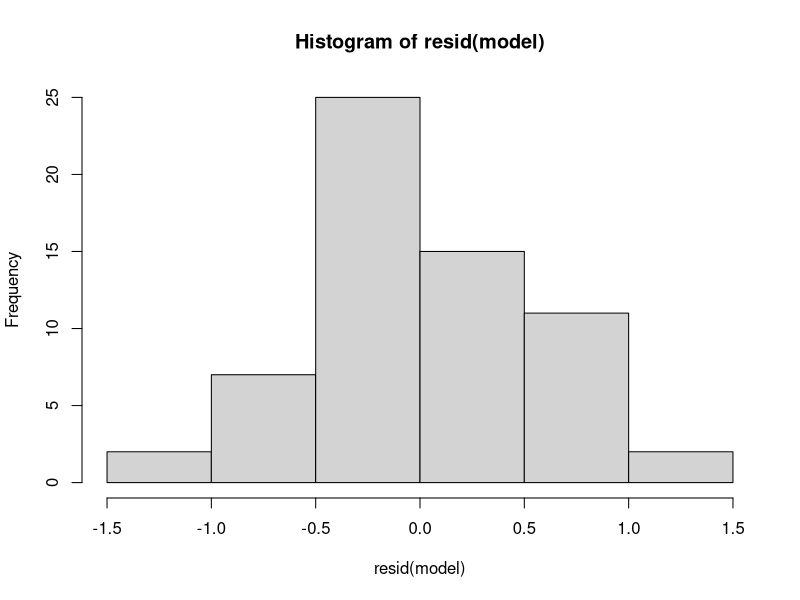
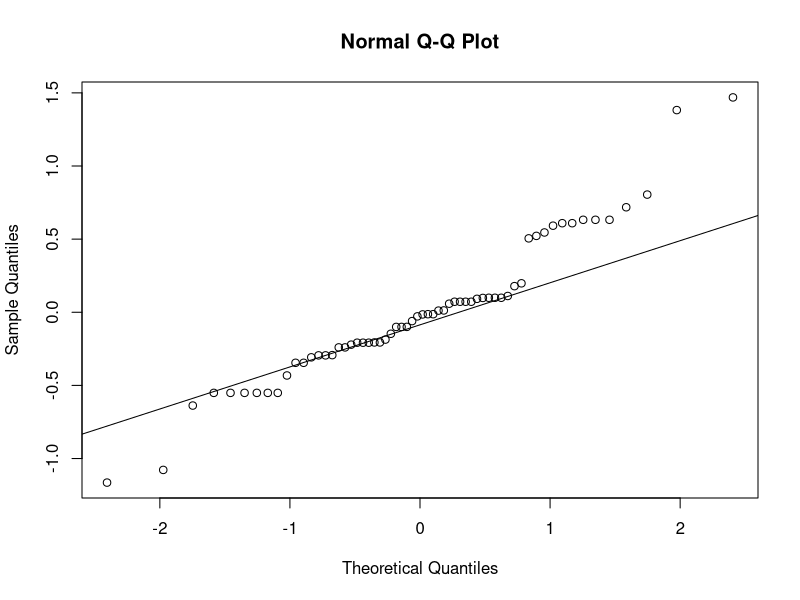
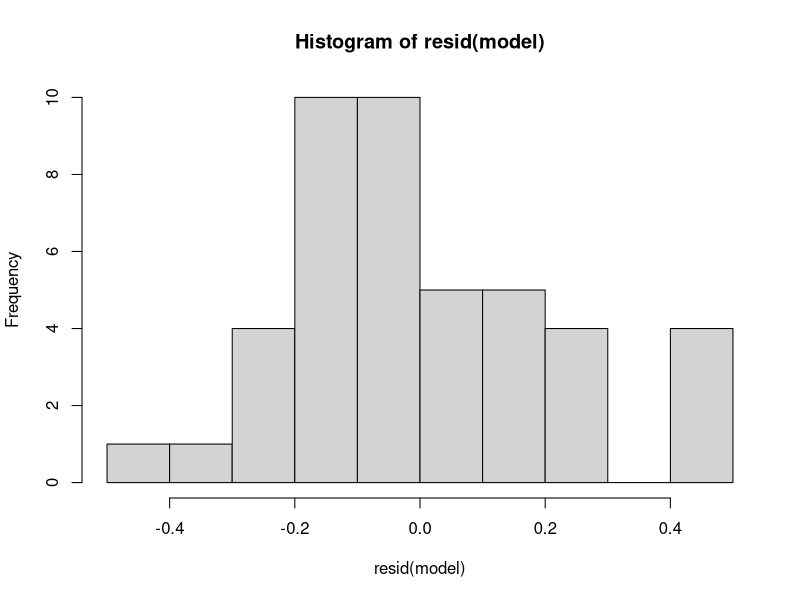
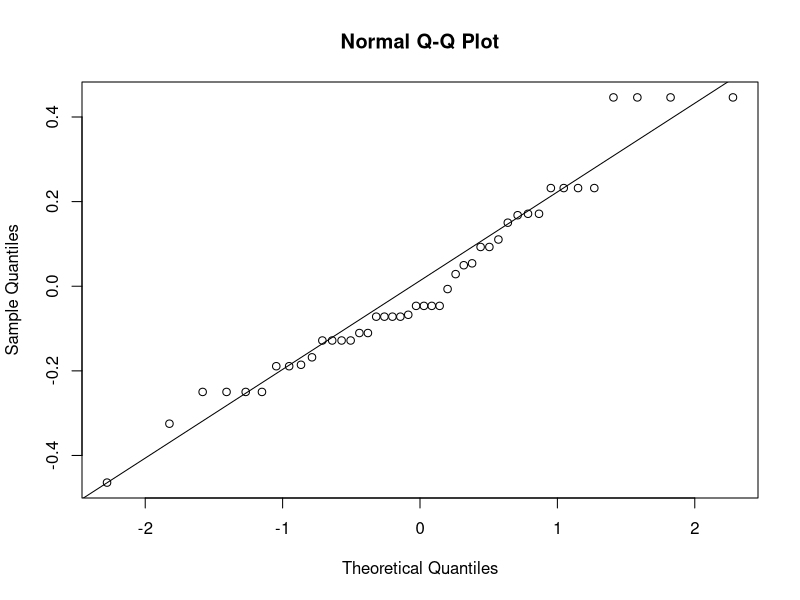
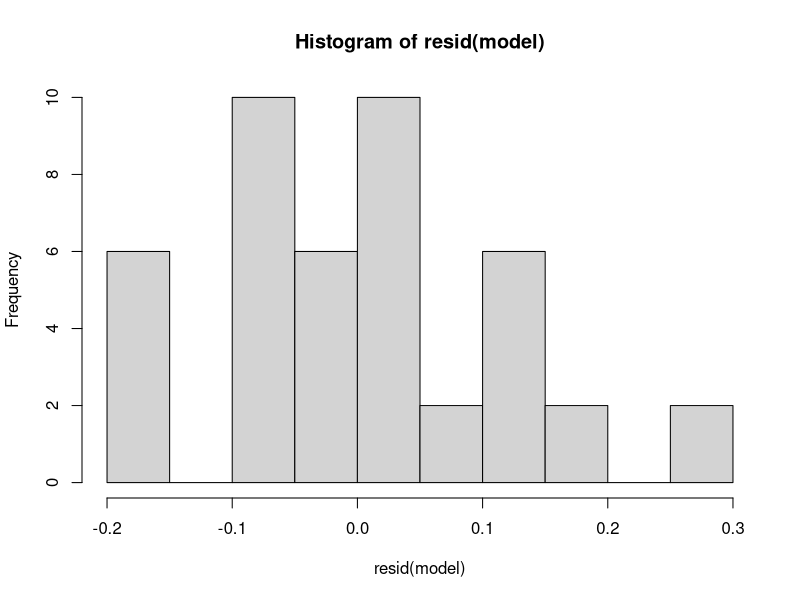
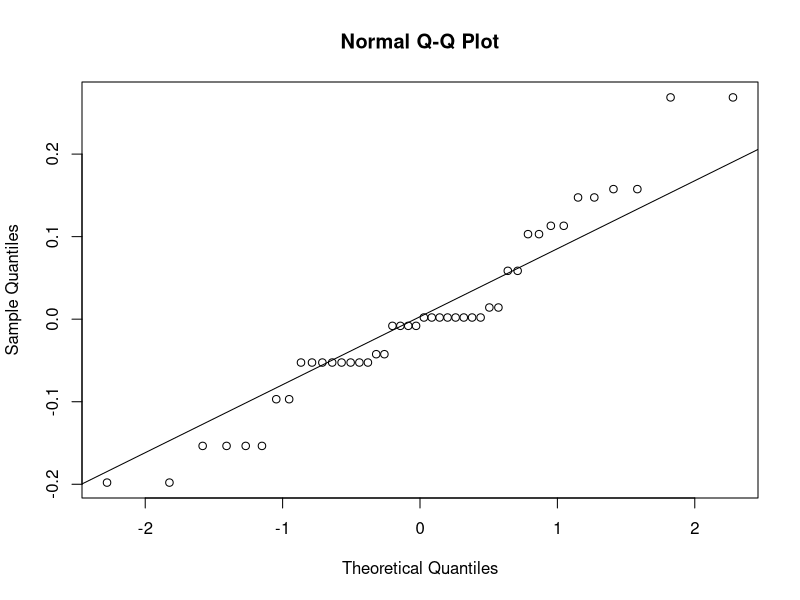
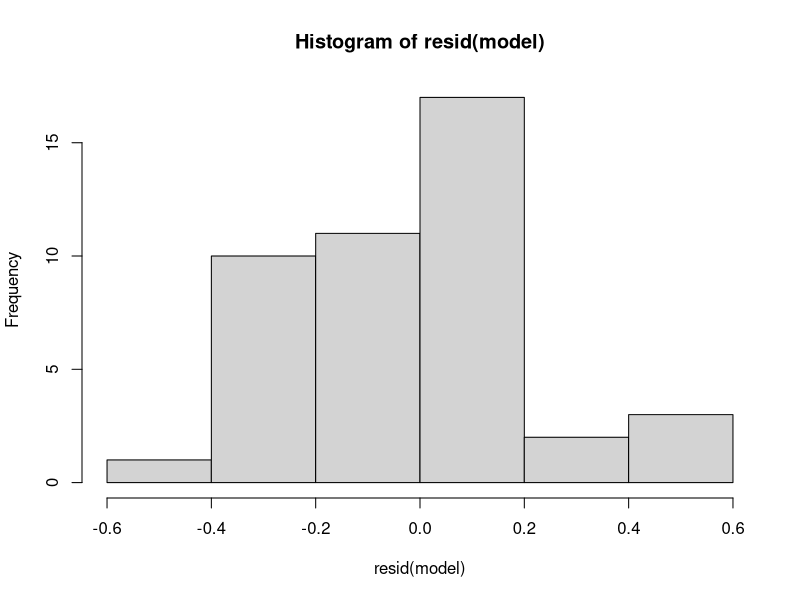
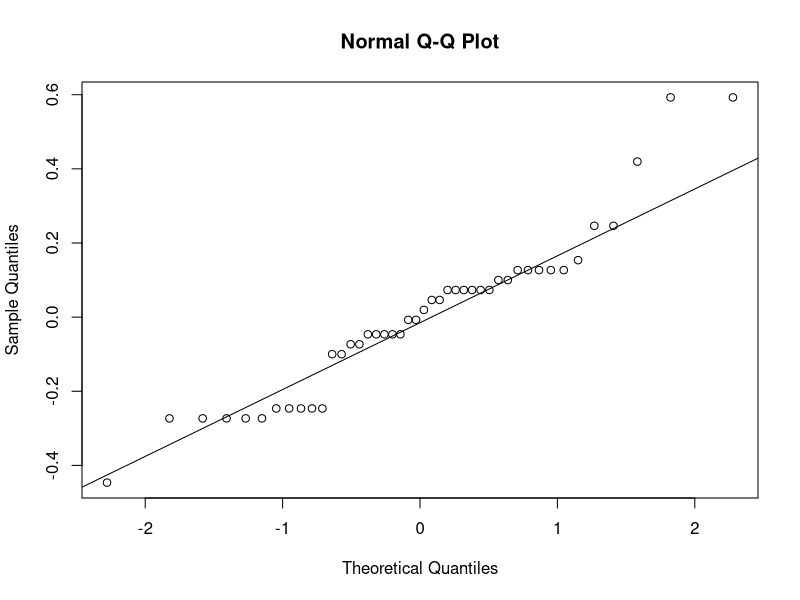

These figures' R source, in order:
##########################################################################
## Associated paper: Nelson, A.S., M. Gelambi, E. Morales-M., and S.R. Whitehead. 2023. Fruit secondary 
## metabolites mediate the quantity and quality of a seed dispersal mutualism. Ecology.
## File: Effect of amides on seed dispersal quality (Obj. 2)
## Corresponding author: Annika S. Nelson (University of California, Irvine; annikasn@uci.edu)
##########################################################################

## README ----
# This script is divided into the following sections:
# 1. Preliminaries
#    1.1 Load required packages
#    1.2 Set working directory
#    1.3 Import data
# 2. Test for the effects of amide extracts on seed dispersal distance
# 3. Test for the effects of amide extracts on seed removal from feeding dish
# 4. Test for the effects of amide extracts on seeds being cleaned from fruit pulp
# 5. Test for the effect of amide extracts on seeds being redispersed outside of the nest
# 6. Data visualization
#    6.1 Make Figure 4

##########################################################################
## 1. Preliminaries ----
##########################################################################
## 1.1 Load required packages ----
library(dplyr)
library(lmerTest)
library(ggplot2)

## 1.2 Set working directory ----
setwd() # Choose your working directory based on where the data files are saved

## 1.3 Import and clean data ----

# Import Dispersal distance data
distance_data <- read.csv("Obj2_Dispersal_Distance.csv", header = T, na.strings = "")

# Set station and treatment as factors
distance_data$station <- as.factor(as.character(distance_data$station))
distance_data$treatment <- as.factor(as.character(distance_data$treatment))

# Order the levels of treatment
distance_data$treatment <- ordered(distance_data$treatment, levels = c("Ethanol","2% amides"))

# Set dispersal distance as numeric variables
distance_data$dispersal.distance <- as.numeric(as.character(distance_data$dispersal.distance))


# Import lab colony data
lab_data <- read.csv("Obj2_Lab_Data.csv", header = T, na.strings = "")

# Set ant colony and treatment as factors
lab_data$colony <- as.factor(as.character(lab_data$colony))
lab_data$treatment <- as.factor(as.character(lab_data$treatment))

# Order the levels of treatment
lab_data$treatment <- ordered(lab_data$treatment, levels = c("Ethanol","2% amides"))

# Set the proportions of seeds removed, redispersed, and cleaned as numeric variables
lab_data$prop.seeds.removed <- as.numeric(as.character(lab_data$prop.seeds.removed))
lab_data$prop.seeds.redispersed <- as.numeric(as.character(lab_data$prop.seeds.redispersed))
lab_data$prop.seeds.cleaned <- as.numeric(as.character(lab_data$prop.seeds.cleaned))

##########################################################################
## 2. Test for the effects of amide extracts on seed dispersal distance ----
##########################################################################

# Linear mixed effects model testing for the effects of amides on seed dispersal distance by ants
model <- lmer(dispersal.distance ~ treatment + (1|station), data = distance_data)

# Test for normality of residuals
shapiro.test(resid(model))
hist(resid(model))
qqnorm(resid(model))
qqline(resid(model))

# F test for statistical significance
anova(model, test.statistic = "F")

##########################################################################
## 3. Test for the effects of amide extracts on seed removal from feeding dish ----
##########################################################################

# Linear mixed effects model testing for the effects of amides on seed removal from the feeding dish
model <- lmer(prop.seeds.removed ~ treatment + (1|colony), data = lab_data)

# Test for normality of model residuals
shapiro.test(resid(model))
hist(resid(model))
qqnorm(resid(model))
qqline(resid(model))

# F Test for statistical significance
anova(model, test.statistic = "F")

##########################################################################
## 4. Test for the effects of amide extracts on seeds being cleaned from fruit pulp ----
##########################################################################

# Linear mixed effects model testing for the effects of amides on seeds being cleaned from fruit pulp
model <- lmer(prop.seeds.cleaned ~ treatment + (1|colony), data = lab_data)

# Test for normality of model residuals
hist(resid(model))
shapiro.test(resid(model))
qqnorm(resid(model))
qqline(resid(model))

# F Test for statistical significance
anova(model)

##########################################################################
## 5. Test for the effect of amide extracts on seeds being redispersed outside of the nest ----
##########################################################################

# Linear mixed effects model testing for the effects of amides on seed redispersal back outside of the nest
model <- lmer(prop.seeds.redispersed ~ treatment + (1|colony), data = lab_data)

# Test for normality of model residuals
hist(resid(model))
shapiro.test(resid(model))
qqnorm(resid(model))
qqline(resid(model))

# F test for statistical significance
anova(model)

##########################################################################
## 6. Data visualization ----
##########################################################################
## Make Figure 4 ----

# Fig 4a
fig4a <- ggplot(distance_data, aes(x = treatment, y = dispersal.distance)) + 
  geom_boxplot(outlier.shape = NA) + 
  geom_point(position = position_jitter(height = 0, width = 0.1)) + theme_classic() + 
  ylab("Dispersal distance (m)") + xlab(NULL) +
  theme(axis.text.x = element_blank(), legend.position = "None") +
  annotate(geom = "text", x = 1.5, y = 4.2, label = "n.s.", color = "black") + 
  scale_color_manual(values = palette) + 
  theme(legend.position = "none")

# Fig 4b
fig4b <- ggplot(lab_data, aes(x = treatment, y = prop.seeds.removed)) + 
  geom_boxplot(outlier.shape = NA) + theme_classic() + xlab(NULL) + 
  theme(axis.text.x = element_blank(), legend.position = "None") +
  geom_point(position = position_jitter(height = 0, width = 0.1)) + 
  ylab("Prop. seeds dispersed") +
  annotate(geom = "text", x = 1.5, y = 1.1, label = "***", color = "black") + 
  scale_color_manual(values = palette) + 
  theme(legend.position = "none")

# Fig 4c
fig4c <- ggplot(lab_data, aes(x = treatment, y = prop.seeds.cleaned)) + 
  geom_boxplot(outlier.shape = NA) + 
  geom_point(position = position_jitter(height = 0, width = 0.1)) + theme_classic() + 
  ylab("Prop. seeds cleaned") + xlab(NULL) +
  theme(axis.text.x = element_blank(), legend.position = "None") +
  annotate(geom = "text", x = 1.5, y = 0.65, label = "***", color = "black") +
  scale_color_manual(values = palette) +
  theme(legend.position = "none")

# Fig 4d
fig4d <- ggplot(lab_data, aes(x = treatment, y = prop.seeds.redispersed)) + 
  geom_boxplot(outlier.shape = NA) + 
  geom_point(position = position_jitter(height = 0, width = 0.1)) + theme_classic() + 
  ylab("Prop. seeds redispersed") + theme(legend.position = "None") +
  annotate(geom = "text", x = 1.5, y = 1.1, label = "***", color = "black") + 
  scale_color_manual(values = palette) + 
  theme(legend.position = "none") + xlab(NULL)

# Combine all panels together into one figure
fig4 <- ggpubr::ggarrange(fig4a, fig4b, fig4c, fig4d, ncol = 1, nrow = 4, align = "hv", labels = c("(a)","(b)","(c)","(d)"))

# Visually inspect the figure
fig4
dev.off()

# Save the figure as a pdf
ggsave("fig4.pdf", fig4, width = 3.5, height = 10)
